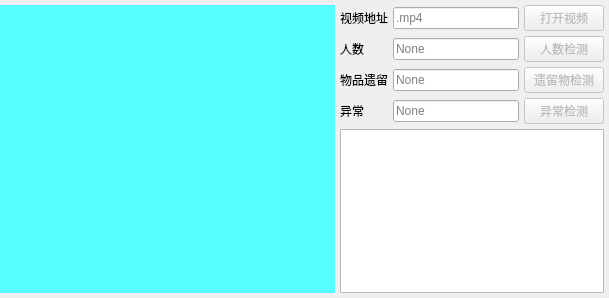
<?xml version="1.0" encoding="UTF-8"?>
<ui version="4.0">
 <class>Form</class>
 <widget class="QWidget" name="Form">
  <property name="geometry">
   <rect>
    <x>0</x>
    <y>0</y>
    <width>609</width>
    <height>298</height>
   </rect>
  </property>
  <property name="windowTitle">
   <string>Form</string>
  </property>
  <layout class="QHBoxLayout" name="horizontalLayout" stretch="0,0">
   <property name="spacing">
    <number>5</number>
   </property>
   <property name="leftMargin">
    <number>0</number>
   </property>
   <property name="topMargin">
    <number>5</number>
   </property>
   <property name="rightMargin">
    <number>5</number>
   </property>
   <property name="bottomMargin">
    <number>5</number>
   </property>
   <item>
    <widget class="QWidget" name="widget" native="true">
     <property name="minimumSize">
      <size>
       <width>0</width>
       <height>0</height>
      </size>
     </property>
     <property name="layoutDirection">
      <enum>Qt::LeftToRight</enum>
     </property>
     <property name="styleSheet">
      <string notr="true">background-color: rgb(85, 255, 255);</string>
     </property>
     <layout class="QHBoxLayout" name="horizontalLayout_2">
      <item>
       <widget class="QLabel" name="label_5">
        <property name="sizePolicy">
         <sizepolicy hsizetype="Preferred" vsizetype="Preferred">
          <horstretch>0</horstretch>
          <verstretch>0</verstretch>
         </sizepolicy>
        </property>
        <property name="minimumSize">
         <size>
          <width>270</width>
          <height>270</height>
         </size>
        </property>
        <property name="text">
         <string/>
        </property>
        <property name="alignment">
         <set>Qt::AlignCenter</set>
        </property>
       </widget>
      </item>
     </layout>
    </widget>
   </item>
   <item>
    <layout class="QGridLayout" name="gridLayout">
     <item row="0" column="0">
      <widget class="QLabel" name="label">
       <property name="sizePolicy">
        <sizepolicy hsizetype="Fixed" vsizetype="Fixed">
         <horstretch>0</horstretch>
         <verstretch>0</verstretch>
        </sizepolicy>
       </property>
       <property name="text">
        <string>视频地址</string>
       </property>
       <property name="alignment">
        <set>Qt::AlignCenter</set>
       </property>
      </widget>
     </item>
     <item row="0" column="1">
      <widget class="QLineEdit" name="lineEdit">
       <property name="minimumSize">
        <size>
         <width>100</width>
         <height>0</height>
        </size>
       </property>
       <property name="maximumSize">
        <size>
         <width>150</width>
         <height>16777215</height>
        </size>
       </property>
       <property name="toolTip">
        <string>可以为 0,1 or mp4, rtsp,rtmp,http
 opencv支持的流媒体网址</string>
       </property>
       <property name="statusTip">
        <string/>
       </property>
       <property name="dragEnabled">
        <bool>false</bool>
       </property>
       <property name="placeholderText">
        <string>.mp4</string>
       </property>
       <property name="clearButtonEnabled">
        <bool>true</bool>
       </property>
      </widget>
     </item>
     <item row="0" column="2">
      <widget class="QPushButton" name="pushButton">
       <property name="enabled">
        <bool>false</bool>
       </property>
       <property name="sizePolicy">
        <sizepolicy hsizetype="Fixed" vsizetype="Fixed">
         <horstretch>0</horstretch>
         <verstretch>0</verstretch>
        </sizepolicy>
       </property>
       <property name="text">
        <string>打开视频</string>
       </property>
       <property name="checkable">
        <bool>true</bool>
       </property>
      </widget>
     </item>
     <item row="1" column="0">
      <widget class="QLabel" name="label_2">
       <property name="sizePolicy">
        <sizepolicy hsizetype="Fixed" vsizetype="Fixed">
         <horstretch>0</horstretch>
         <verstretch>0</verstretch>
        </sizepolicy>
       </property>
       <property name="text">
        <string>人数</string>
       </property>
       <property name="alignment">
        <set>Qt::AlignCenter</set>
       </property>
      </widget>
     </item>
     <item row="1" column="1">
      <widget class="QLineEdit" name="lineEdit_2">
       <property name="minimumSize">
        <size>
         <width>0</width>
         <height>0</height>
        </size>
       </property>
       <property name="maximumSize">
        <size>
         <width>150</width>
         <height>16777215</height>
        </size>
       </property>
       <property name="placeholderText">
        <string>None</string>
       </property>
      </widget>
     </item>
     <item row="1" column="2">
      <widget class="QPushButton" name="pushButton_3">
       <property name="enabled">
        <bool>false</bool>
       </property>
       <property name="sizePolicy">
        <sizepolicy hsizetype="Fixed" vsizetype="Fixed">
         <horstretch>0</horstretch>
         <verstretch>0</verstretch>
        </sizepolicy>
       </property>
       <property name="text">
        <string>人数检测</string>
       </property>
       <property name="checkable">
        <bool>false</bool>
       </property>
      </widget>
     </item>
     <item row="2" column="0">
      <widget class="QLabel" name="label_4">
       <property name="sizePolicy">
        <sizepolicy hsizetype="Fixed" vsizetype="Fixed">
         <horstretch>0</horstretch>
         <verstretch>0</verstretch>
        </sizepolicy>
       </property>
       <property name="text">
        <string>物品遗留</string>
       </property>
       <property name="alignment">
        <set>Qt::AlignCenter</set>
       </property>
      </widget>
     </item>
     <item row="2" column="1">
      <widget class="QLineEdit" name="lineEdit_4">
       <property name="minimumSize">
        <size>
         <width>0</width>
         <height>0</height>
        </size>
       </property>
       <property name="maximumSize">
        <size>
         <width>150</width>
         <height>16777215</height>
        </size>
       </property>
       <property name="placeholderText">
        <string>None</string>
       </property>
      </widget>
     </item>
     <item row="2" column="2">
      <widget class="QPushButton" name="pushButton_2">
       <property name="enabled">
        <bool>false</bool>
       </property>
       <property name="sizePolicy">
        <sizepolicy hsizetype="Fixed" vsizetype="Fixed">
         <horstretch>0</horstretch>
         <verstretch>0</verstretch>
        </sizepolicy>
       </property>
       <property name="layoutDirection">
        <enum>Qt::LeftToRight</enum>
       </property>
       <property name="text">
        <string>遗留物检测</string>
       </property>
      </widget>
     </item>
     <item row="3" column="0">
      <widget class="QLabel" name="label_3">
       <property name="sizePolicy">
        <sizepolicy hsizetype="Fixed" vsizetype="Fixed">
         <horstretch>0</horstretch>
         <verstretch>0</verstretch>
        </sizepolicy>
       </property>
       <property name="text">
        <string>异常</string>
       </property>
       <property name="alignment">
        <set>Qt::AlignCenter</set>
       </property>
      </widget>
     </item>
     <item row="3" column="1">
      <widget class="QLineEdit" name="lineEdit_3">
       <property name="minimumSize">
        <size>
         <width>0</width>
         <height>0</height>
        </size>
       </property>
       <property name="maximumSize">
        <size>
         <width>150</width>
         <height>16777215</height>
        </size>
       </property>
       <property name="placeholderText">
        <string>None</string>
       </property>
      </widget>
     </item>
     <item row="3" column="2">
      <widget class="QPushButton" name="pushButton_4">
       <property name="enabled">
        <bool>false</bool>
       </property>
       <property name="sizePolicy">
        <sizepolicy hsizetype="Fixed" vsizetype="Fixed">
         <horstretch>0</horstretch>
         <verstretch>0</verstretch>
        </sizepolicy>
       </property>
       <property name="text">
        <string>异常检测</string>
       </property>
       <property name="checkable">
        <bool>false</bool>
       </property>
      </widget>
     </item>
     <item row="4" column="0" colspan="3">
      <widget class="QTableWidget" name="tableWidget"/>
     </item>
    </layout>
   </item>
  </layout>
 </widget>
 <resources/>
 <connections>
  <connection>
   <sender>lineEdit</sender>
   <signal>textChanged(QString)</signal>
   <receiver>Form</receiver>
   <slot>le_url()</slot>
   <hints>
    <hint type="sourcelabel">
     <x>618</x>
     <y>30</y>
    </hint>
    <hint type="destinationlabel">
     <x>611</x>
     <y>-48</y>
    </hint>
   </hints>
  </connection>
  <connection>
   <sender>pushButton</sender>
   <signal>clicked()</signal>
   <receiver>Form</receiver>
   <slot>pb_start()</slot>
   <hints>
    <hint type="sourcelabel">
     <x>737</x>
     <y>31</y>
    </hint>
    <hint type="destinationlabel">
     <x>842</x>
     <y>28</y>
    </hint>
   </hints>
  </connection>
  <connection>
   <sender>pushButton_3</sender>
   <signal>clicked()</signal>
   <receiver>Form</receiver>
   <slot>pb_man()</slot>
   <hints>
    <hint type="sourcelabel">
     <x>743</x>
     <y>66</y>
    </hint>
    <hint type="destinationlabel">
     <x>866</x>
     <y>64</y>
    </hint>
   </hints>
  </connection>
  <connection>
   <sender>pushButton_4</sender>
   <signal>pressed()</signal>
   <receiver>Form</receiver>
   <slot>pb_error()</slot>
   <hints>
    <hint type="sourcelabel">
     <x>738</x>
     <y>94</y>
    </hint>
    <hint type="destinationlabel">
     <x>831</x>
     <y>94</y>
    </hint>
   </hints>
  </connection>
  <connection>
   <sender>pushButton_2</sender>
   <signal>clicked()</signal>
   <receiver>Form</receiver>
   <slot>pb_wupin()</slot>
   <hints>
    <hint type="sourcelabel">
     <x>749</x>
     <y>130</y>
    </hint>
    <hint type="destinationlabel">
     <x>827</x>
     <y>128</y>
    </hint>
   </hints>
  </connection>
 </connections>
 <slots>
  <slot>le_url()</slot>
  <slot>pb_start()</slot>
  <slot>pb_wupin()</slot>
  <slot>pb_man()</slot>
  <slot>pb_error()</slot>
 </slots>
</ui>
